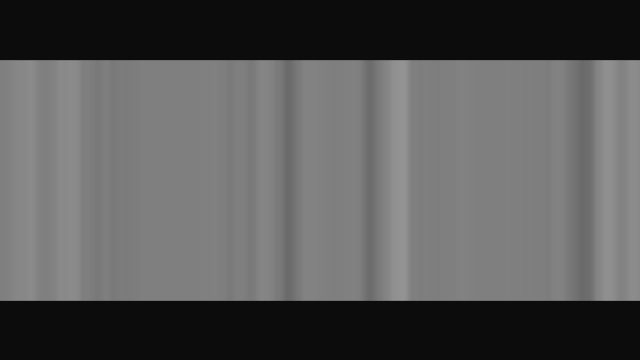
Frame 1 (no input)
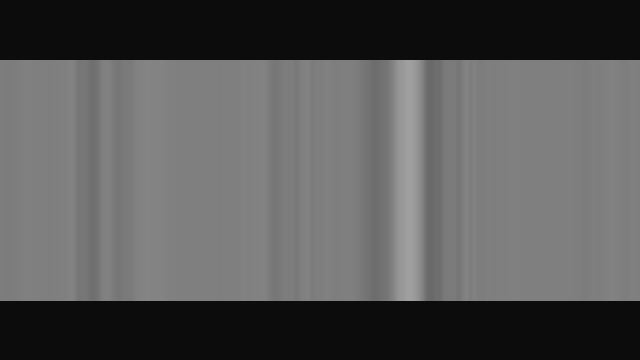
Frame 60 (the mouse pressed at the canvas centre just before this capture)
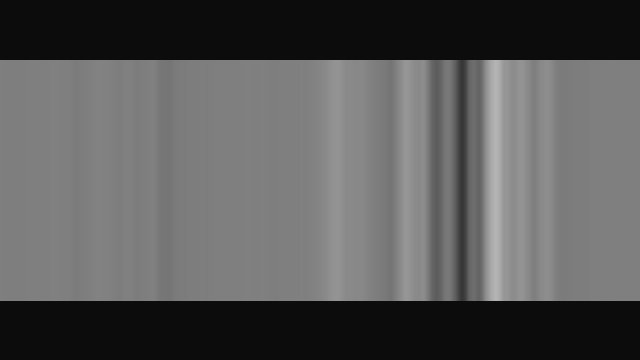
Frame 120 (the mouse held since frame 60 and released just before this capture)

The Processing sketch that drew these frames (run headless with seeded random() and noise(); from frame 60 on, the mouse is pressed at the canvas centre):

// Processing sketch: BWJoy
// ── BWJoy.pde
void setup() {
  size(640, 360);
  colorMode(HSB, 1);
  background(0.05);
  noiseDetail(5, 0.5);
}
void draw() {
  float F = frameCount / map(noise(222, frameCount/1200.0), 0, 1, 300, 500);
  float F2 = frameCount / map(noise(-frameCount/777.1, 20), 0, 1, 333, 533);
  for (int x=0; x<width; x++) {
    float i = float(x) / width;
    float bri = 0.5 + 0.5 * sin(noise(6, -F*1.2, i*10)*10) * 
      sin(-F*1.12+i*6.11) *
      (1+sin(F2*2.25-i*6.31)) *
      (0.5+sin(-F*3.51+i*6.21)/2) *
      sin(noise(F2*1.333, -i*9.45, 7)*10.253);
    stroke(bri);
    line(x, 60, x, height-60);
  }
}

void keyPressed() {
    if(key =='s') { save("thumb.jpg"); println("saved!"); }
}
